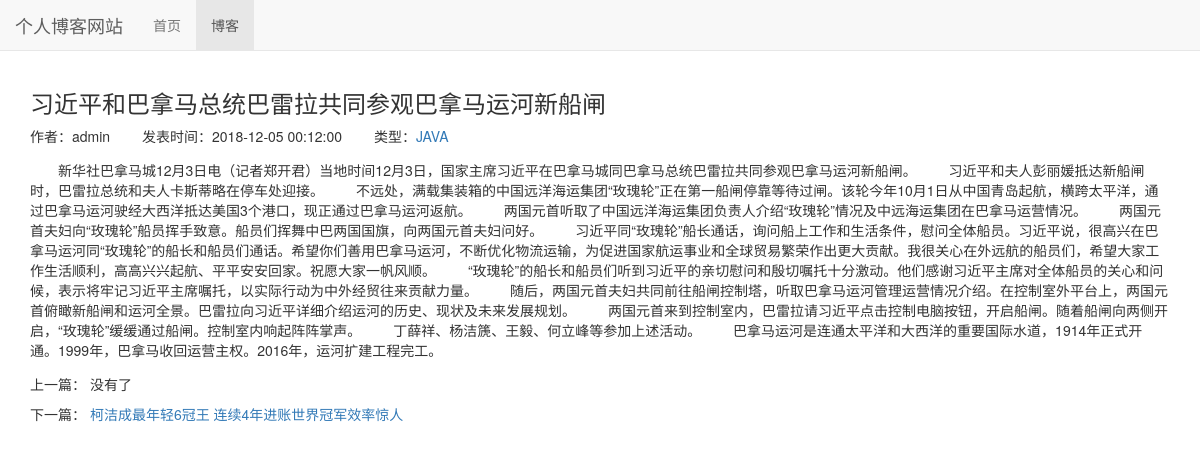
The app's page /blog/4, older data.
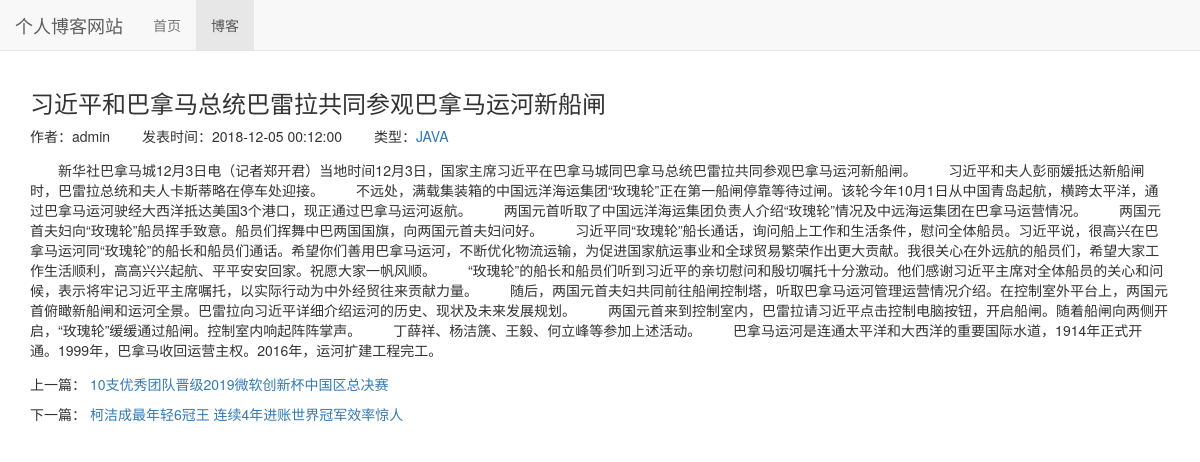
The same page, newer data.
### blog/models.py (models this page shows, shortened)
class Blog(models.Model):
    title=models.CharField(max_length=50)
    blog_type = models.ForeignKey(BlogType,on_delete=models.DO_NOTHING)
    content = models.TextField()
    author = models.ForeignKey(User,on_delete=models.DO_NOTHING)
    create_time = models.DateTimeField(auto_now_add=True)
    last_updated_time = models.DateTimeField(auto_now=True)
    class Meta:
        ordering = ['-create_time']

### blog/views.py (the view)
# urls.py: path('<int:blog_pk>', views.blog_detail,name="blog_detail"),
def blog_detail(request,blog_pk):
    context = {}
    blog = get_object_or_404(Blog,pk=blog_pk)
    context['blog']=blog
    context['previous_blog']=Blog.objects.filter(create_time__gt=blog.create_time).last()
    context['next_blog']=Blog.objects.filter(create_time__lt=blog.create_time).first()
    return render_to_response('blog/blog_detail.html', context)

### blog/models.py (called while the page is built)
    def __str__(self):
        return self.type_name

### blog/templates/blog/blog_detail.html (shortened to what this page needs)
{% extends 'base.html' %}
{% load staticfiles %}
{% block nav_blog_active %}active{% endblock %}
{% block header_extends %}
    <link rel="stylesheet" href="{% static 'blog/blog.css' %}">
{% endblock %}
{% block content %}
    <div class="container">
        <div class="row">
            <div class="col-md-12 col-md-offset-1 col-lg-offset-0">
                <h3>{{ blog.title }}</h3>
                    <ul class="blog-info-description">
                        <li>作者：{{ blog.author }}</li>
                        <li>发表时间：{{ blog.create_time|date:"Y-m-d H:m:s" }}</li>
                        <li>类型：<a href="{% url 'blog_with_type' blog.blog_type.pk %}">{{ blog.blog_type }}</a></li>
                    </ul>
                    <div class="blog-content">{{ blog.content }}</div>
                    <div class="blog-more">
                        <p>上一篇：
                            {% if previous_blog %}
                                <a href="{% url 'blog_detail' previous_blog.pk %}">{{ previous_blog.title }}</a>
                            {% else %}
                                没有了
                            {% endif %}
                        </p>
                        <p>下一篇：
                            {% if next_blog %}
                                <a href="{% url 'blog_detail' next_blog.pk %}">{{ next_blog.title }}</a>
                            {% else %}
                                没有了
                            {% endif %}
                        </p>
                    </div>
            </div>
        </div>
    </div>
{% endblock %}

Row changes from the older to the newer data that the page shows:
added Blog: title "10支优秀团队晋级2019微软创新杯中国区总决赛"
Text that changed along with them:
text no longer shown: "没有了"
